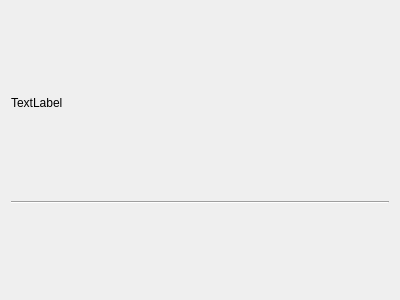
<?xml version="1.0" encoding="UTF-8"?>
<ui version="4.0">
 <class>MainWidget</class>
 <widget class="QWidget" name="MainWidget">
  <property name="geometry">
   <rect>
    <x>0</x>
    <y>0</y>
    <width>400</width>
    <height>300</height>
   </rect>
  </property>
  <property name="windowTitle">
   <string>Form</string>
  </property>
  <layout class="QVBoxLayout" name="verticalLayout_2">
   <item>
    <widget class="QLabel" name="uiTitleLbl">
     <property name="sizePolicy">
      <sizepolicy hsizetype="Preferred" vsizetype="Maximum">
       <horstretch>0</horstretch>
       <verstretch>0</verstretch>
      </sizepolicy>
     </property>
     <property name="text">
      <string>TextLabel</string>
     </property>
    </widget>
   </item>
   <item>
    <widget class="Line" name="line">
     <property name="orientation">
      <enum>Qt::Horizontal</enum>
     </property>
    </widget>
   </item>
   <item>
    <layout class="QVBoxLayout" name="uiMainVLay"/>
   </item>
  </layout>
 </widget>
 <resources/>
 <connections/>
</ui>
